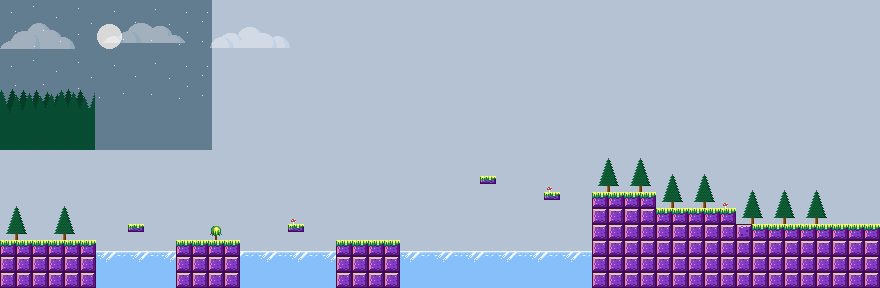

Below is a game level as drawn by its tile map, then a one-line description and the .tmx that defines it (tile-layer data replaced by summaries):
An orthogonal 55x18 tile map with 16x16 px tiles, 3 tile layers (background, tiles, foreground), 1 hidden layer not drawn, 2 tilesets, 5 image layers and 13 objects (3x gemEntity, 2x spikesEntity, 2x spikeBallEntity, mainPlayer, cameraEntity, ...).

<map version="1.0" orientation="orthogonal" width="55" height="18" tilewidth="16" tileheight="16" backgroundcolor="#b4c2d4">
 <tileset firstgid="1" name="metatiles" tilewidth="16" tileheight="16">
  <image source="../../img/metatiles.png" width="64" height="64" />
  <tile id="0">
   <properties>
    <property name="type" value="solid" />
   </properties>
  </tile>
  <tile id="1">
   <properties>
    <property name="type" value="platform" />
   </properties>
  </tile>
 </tileset>
 <tileset firstgid="17" name="zone4tiles" tilewidth="16" tileheight="16">
  <image source="../../img/zone4/zone4tiles.png" width="80" height="96" />
 </tileset>
 <imagelayer name="Parallax_layer1" width="55" height="18">
  <image source="../../img/zone4/zone4bg3.png" />
  <properties>
   <property name="ratio" value="0.1" />
   <property name="repeat" value="repeat-x" />
  </properties>
 </imagelayer>
 <imagelayer name="Parallax_layer2" width="55" height="18">
  <image source="../../img/zone4/zone4trees2.png" />
  <properties>
   <property name="ratio" value="0.14" />
   <property name="repeat" value="repeat-x" />
  </properties>
 </imagelayer>
 <imagelayer name="Parallax_layer3" width="55" height="18">
  <image source="../../img/zone4/zone4trees1.png" />
  <properties>
   <property name="ratio" value="0.13" />
   <property name="repeat" value="repeat-x" />
  </properties>
 </imagelayer>
 <imagelayer name="Parallax_layer4" width="55" height="18">
  <image source="../../img/zone4/zone4moon.png" />
  <properties>
   <property name="ratio" value="0.10" />
  </properties>
 </imagelayer>
 <imagelayer name="Parallax_layer5" width="55" height="18">
  <image source="../../img/zone4/clouds3.png" />
  <properties>
   <property name="ratio" value="0.16" />
   <property name="repeat" value="repeat-x" />
  </properties>
 </imagelayer>
 <layer name="background" width="55" height="18">
  <data>[990 cells, 58 non-empty, 8 distinct tile ids]</data>
 </layer>
 <layer name="tiles" width="55" height="18">
  <data>[990 cells, 131 non-empty, 3 distinct tile ids]</data>
 </layer>
 <objectgroup name="objects" width="55" height="18">
  <object name="mainPlayer" x="16" y="224" width="16" height="16">
   <properties>
    <property name="player" value="1" />
    <property name="spritewidth" value="16" />
   </properties>
  </object>
  <object name="cameraEntity" x="16" y="80" width="16" height="16">
   <properties>
    <property name="movement" value="player" />
    <property name="vel" value="0.5" />
   </properties>
  </object>
  <object name="specterEntity" x="624" y="176" width="16" height="16">
   <properties>
    <property name="flip" value="true" />
    <property name="image" value="specter" />
    <property name="spritewidth" value="16" />
   </properties>
  </object>
  <object name="spikesEntity" x="672" y="192" width="16" height="16">
   <properties>
    <property name="image" value="spikes" />
   </properties>
  </object>
  <object name="spikesEntity" x="656" y="192" width="16" height="16">
   <properties>
    <property name="image" value="spikes" />
   </properties>
  </object>
  <object name="spikeBallEntity" x="336" y="224" width="16" height="16">
   <properties>
    <property name="direction" value="x" />
    <property name="distance" value="3" />
   </properties>
  </object>
  <object name="platformEntity" x="432" y="192" width="16" height="16">
   <properties>
    <property name="direction" value="y" />
    <property name="distance" value="2" />
    <property name="image" value="platform" />
   </properties>
  </object>
  <object name="levelEntity" x="832" y="208" width="16" height="16">
   <properties>
    <property name="to" value="zone4_area03b" />
   </properties>
  </object>
  <object name="spikeBallEntity" x="176" y="224" width="16" height="16">
   <properties>
    <property name="direction" value="x" />
    <property name="distance" value="3" />
   </properties>
  </object>
  <object name="blueSwitchEntity" x="736" y="224" width="16" height="16">
   <properties>
    <property name="velY" value="4.5" />
   </properties>
  </object>
 </objectgroup>
 <objectgroup color="#0067a4" name="gems" width="55" height="18">
  <object name="gemEntity" x="736" y="112" width="16" height="16" />
  <object name="gemEntity" x="368" y="224" width="16" height="16" />
  <object name="gemEntity" x="128" y="208" width="16" height="16" />
 </objectgroup>
 <layer name="foreground" width="55" height="18">
  <data>[990 cells, 70 non-empty, 13 distinct tile ids]</data>
 </layer>
 <layer name="collision" width="55" height="18" visible="0">
  <data>[990 cells, 55 non-empty, 2 distinct tile ids]</data>
 </layer>
</map>
